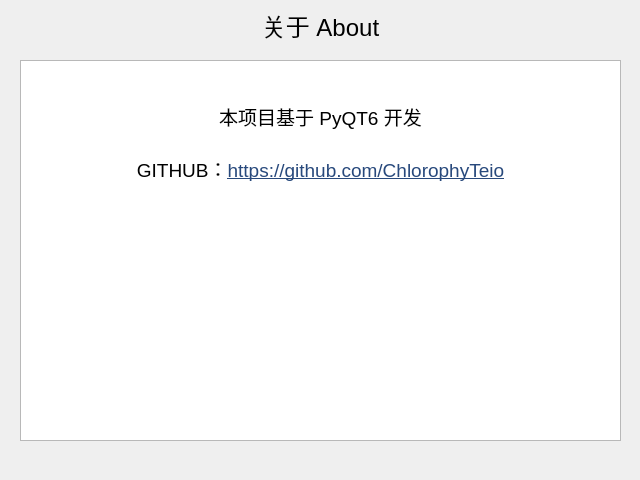
<?xml version="1.0" encoding="UTF-8"?>
<ui version="4.0">
 <class>aboutForm</class>
 <widget class="QWidget" name="aboutForm">
  <property name="geometry">
   <rect>
    <x>0</x>
    <y>0</y>
    <width>640</width>
    <height>480</height>
   </rect>
  </property>
  <property name="maximumSize">
   <size>
    <width>640</width>
    <height>480</height>
   </size>
  </property>
  <property name="windowTitle">
   <string>关于</string>
  </property>
  <widget class="QLabel" name="label">
   <property name="geometry">
    <rect>
     <x>10</x>
     <y>10</y>
     <width>621</width>
     <height>31</height>
    </rect>
   </property>
   <property name="font">
    <font>
     <pointsize>18</pointsize>
    </font>
   </property>
   <property name="text">
    <string>关于 About</string>
   </property>
   <property name="alignment">
    <set>Qt::AlignmentFlag::AlignCenter</set>
   </property>
  </widget>
  <widget class="QTextBrowser" name="textBrowser">
   <property name="geometry">
    <rect>
     <x>20</x>
     <y>60</y>
     <width>601</width>
     <height>381</height>
    </rect>
   </property>
   <property name="html">
    <string>&lt;!DOCTYPE HTML PUBLIC &quot;-//W3C//DTD HTML 4.0//EN&quot; &quot;http://www.w3.org/TR/REC-html40/strict.dtd&quot;&gt;
&lt;html&gt;&lt;head&gt;&lt;meta name=&quot;qrichtext&quot; content=&quot;1&quot; /&gt;&lt;meta charset=&quot;utf-8&quot; /&gt;&lt;style type=&quot;text/css&quot;&gt;
p, li { white-space: pre-wrap; }
hr { height: 1px; border-width: 0; }
li.unchecked::marker { content: &quot;\2610&quot;; }
li.checked::marker { content: &quot;\2612&quot;; }
&lt;/style&gt;&lt;/head&gt;&lt;body style=&quot; font-family:'Microsoft YaHei UI'; font-size:9pt; font-weight:400; font-style:normal;&quot;&gt;
&lt;p align=&quot;center&quot; style=&quot;-qt-paragraph-type:empty; margin-top:0px; margin-bottom:0px; margin-left:0px; margin-right:0px; -qt-block-indent:0; text-indent:0px;&quot;&gt;&lt;br /&gt;&lt;/p&gt;
&lt;p align=&quot;center&quot; style=&quot;-qt-paragraph-type:empty; margin-top:0px; margin-bottom:0px; margin-left:0px; margin-right:0px; -qt-block-indent:0; text-indent:0px; font-size:14pt;&quot;&gt;&lt;br /&gt;&lt;/p&gt;
&lt;p align=&quot;center&quot; style=&quot; margin-top:0px; margin-bottom:0px; margin-left:0px; margin-right:0px; -qt-block-indent:0; text-indent:0px;&quot;&gt;&lt;span style=&quot; font-size:14pt;&quot;&gt;本项目基于 PyQT6 开发&lt;/span&gt;&lt;/p&gt;
&lt;p align=&quot;center&quot; style=&quot;-qt-paragraph-type:empty; margin-top:0px; margin-bottom:0px; margin-left:0px; margin-right:0px; -qt-block-indent:0; text-indent:0px; font-size:14pt;&quot;&gt;&lt;br /&gt;&lt;/p&gt;
&lt;p align=&quot;center&quot; style=&quot; margin-top:0px; margin-bottom:0px; margin-left:0px; margin-right:0px; -qt-block-indent:0; text-indent:0px;&quot;&gt;&lt;span style=&quot; font-size:14pt;&quot;&gt;GITHUB：&lt;/span&gt;&lt;a href=&quot;https://github.com/ChlorophyTeio&quot;&gt;&lt;span style=&quot; font-size:14pt; text-decoration: underline; color:#28497c;&quot;&gt;https://github.com/ChlorophyTeio&lt;/span&gt;&lt;/a&gt;&lt;/p&gt;&lt;/body&gt;&lt;/html&gt;</string>
   </property>
  </widget>
 </widget>
 <resources/>
 <connections/>
</ui>
